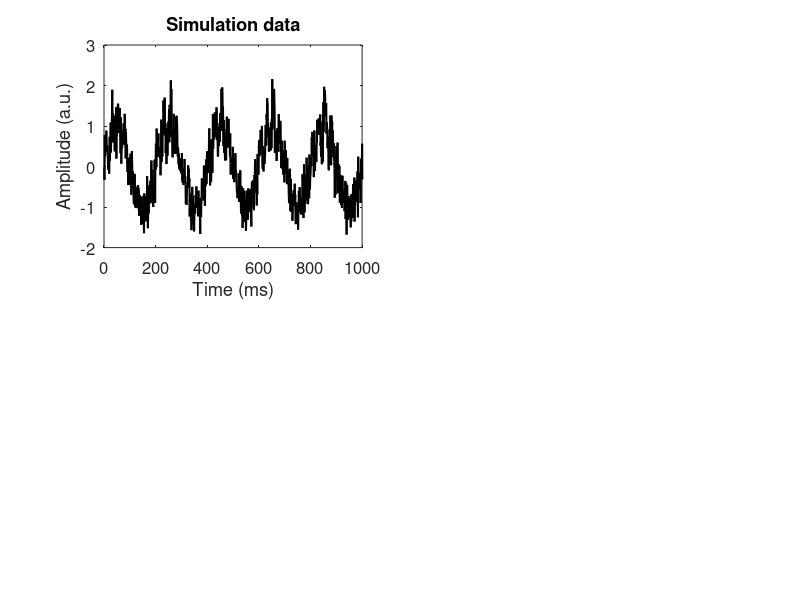

This figure's MATLAB source: (Note: this script raises an error after producing the figure.)
%% Wasserstein Modulation Index (wMI)
% This code ("wMI_CallerRoutine.m") demonstrates the basic usage of the wMI (Ohki, 2022, J Neurosci Methods, DOI: 10.1016/j.jneumeth.2022.109578). 

% You will need the following files in the current directory or Matlab path:
%  eegfilt.m
%  Wasserstein_MI.m
%  Questions -> takefumi2ohki@gmail.com


clear all, close all

% Constructing an Example
% parameters for simulation data
srate = 1000;
data_length = 10000; %( i.e., 10 sec)
t = 1:1:data_length;

% parameter for the coupling strength
nonmodulatedamplitude = .3; % increase this parameters to get less modulation; you'll see that this is reflected in the wMI value

% lower frex (i.e., nesting phase frex) and higher frex (i.e., nested amplitude frex) 
Phase_Modulating_Freq = 5;
Amp_Modulated_Freq    = 40;

% creation simulation data based on Tort et al. (2010)
lfp = (0.2*(sin(2*pi*t*Phase_Modulating_Freq/srate)+1)+nonmodulatedamplitude*0.1).*sin(2*pi*t*Amp_Modulated_Freq/srate)+sin(2*pi*t*Phase_Modulating_Freq/srate);

% add random noise
lfp = lfp+0.3*randn(1,length(lfp));


% Plot for check
figure(1), clf
subplot(2, 2, 1)
plot(lfp, 'k', 'linew', 1.5), xlim([0 1000])
set(gca,'fontsize',12), xlabel('Time (ms)'), ylabel('Amplitude (a.u.)')
title('Simulation data')


%% Define the range of amplitude and phase frequencies that you want to analyze 
PhaseFreqVector =   2 :1:15;
AmpFreqVector   = 10 :5:100;

PhaseFreq_BandWidth = 2;
AmpFreq_BandWidth   = 5;


%% Create phase bins for storing amplitude values in each phase position
nbin = 10; % we are binning 0-360 degrees based on he number of bin, (e.g., each bin has 20 degrees if we set 18)
position=zeros(1, nbin); % Note: this variable will get the beginning (not the center) of each phase bin (in rads)
winsize = 2*pi/nbin;
for j=1:nbin 
     position(j) = -pi+(j-1)*winsize; 
end

%% Filtering and Hilbert transform
% Data box
Comodulogram  = zeros(length(PhaseFreqVector), length(AmpFreqVector));
[AmpFreqTransformed, PhaseFreqTransformed]   =  deal(zeros(length(AmpFreqVector), data_length), zeros(length(PhaseFreqVector), data_length));

% Loop for extracting phase info
for amp_idx = 1:length(AmpFreqVector)
    
     Af1 = AmpFreqVector(amp_idx);  Af2 = Af1+AmpFreq_BandWidth;
     AmpFreq = eegfilt(lfp, srate, Af1, Af2); % filtering via eegfilt.m
     AmpFreqTransformed(amp_idx, :) = abs(hilbert(AmpFreq)); % getting the amplitude envelope

end

% Loop for extracting amplitude info
for phase_idx =1:length(PhaseFreqVector)
    
    Pf1 = PhaseFreqVector(phase_idx);  Pf2 = Pf1 + PhaseFreq_BandWidth;
    PhaseFreq=eegfilt(lfp, srate, Pf1, Pf2); % filtering via eegfilt.m
    PhaseFreqTransformed(phase_idx , :) = angle(hilbert(PhaseFreq)); % getting the phase time series

end



%% Calculate the wMI and produce comodulogram
tic
counter1=0;
for phase_idx = 1 : length(PhaseFreqVector)

     counter1 = counter1+1;

     % define the target phase frequency bands
     Pf1 = PhaseFreqVector(phase_idx);  Pf2 = Pf1+ PhaseFreq_BandWidth;
    
     counter2 = 0;
   
    for amp_idx = 1 : length(AmpFreqVector)
         
        counter2 = counter2+1;
    
        % define the target amplitude frequency bands 
        Af1 = AmpFreqVector(amp_idx); Af2 = Af1+AmpFreq_BandWidth;
        
        %Calculation the wMI via Wasserstein_MI 
        [wMI, optpath, MeanAmp] = Wasserstein_MI(PhaseFreqTransformed(phase_idx, :), AmpFreqTransformed(amp_idx, :), position);
         Comodulogram(counter1, counter2) = wMI;
         
         % just keepling one MeanAmp and coupling phase matrix (i.e., optimal transport route) showing the maximum coupling strength
         if phase_idx == 4 && amp_idx == 7 % 5 Hz for phase and 40 Hz for amplitude
            MeanAmp4plot = MeanAmp;
            optpath4plot = optpath;
            
         end
    
    end
end
toc


%% Plot
figure(1)
subplot(222)
bar(MeanAmp4plot, 'k') %  Phase: 4 Hz  Amplitude: 40 Hz
set(gca,'fontsize',14), ylabel('Amplitude'), xlabel('Phase (binned)')
xticklabels({[]})
title('Amplitude distirbution for phase')

subplot(223)
contourf(PhaseFreqVector+PhaseFreq_BandWidth/2,AmpFreqVector+AmpFreq_BandWidth/2,Comodulogram', 30,'lines','none')
set(gca,'fontsize',14), ylabel('Amplitude (Hz)'), xlabel('Phase(Hz)'), 
colormap turbo,  caxis([.2 .7]), title('wMI'), colorbar

subplot(224)
imagesc(diag(diag(optpath4plot)))
set(gca,'fontsize',14)
title('Coupling phase matrix'), colorbar


